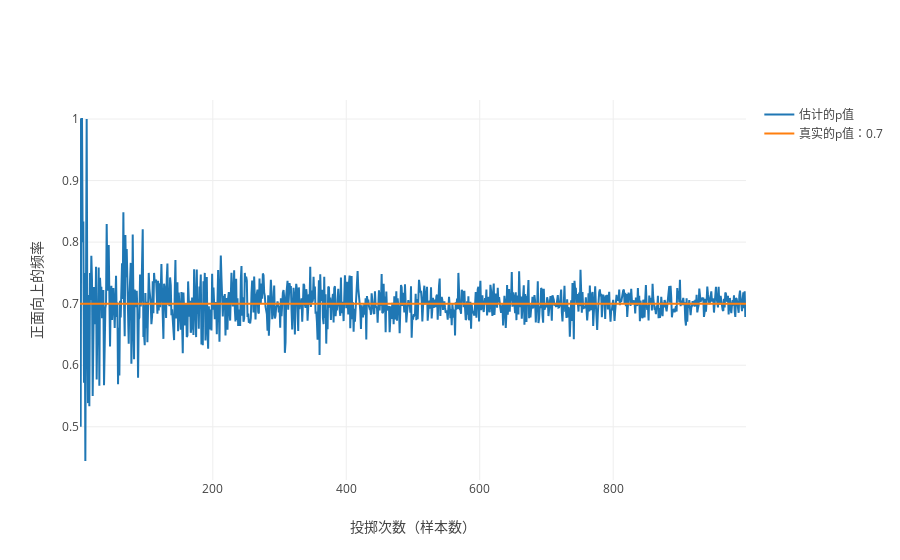

Notebook code cell kept with this figure:
### Code cell
trace_0 = go.Scatter(x = sizes, y = estimated_p, mode = "lines", name = "估计的p值")
trace_1 = go.Scatter(x = sizes, y = np.full(trial_count, p), mode = "lines", name = f"真实的p值：{p}")
data = [trace_0, trace_1]
layout = go.Layout(
    xaxis = dict(title = "投掷次数（样本数）"),
    yaxis = dict(title = "正面向上的频率")
)
fig = go.Figure(data=data, layout=layout)
iplot(fig)

### Figure 1 — Plotly figure (JSON) as saved in the notebook; plotly's stock layout.template omitted (floating-point values rounded to 4 significant figures; data arrays with more than 128 entries replaced by an {"elided": "..."} marker saying what was removed)
{"data": [{"mode": "lines", "name": "估计的p值", "type": "scatter", "uid": "1e70f89e-75f9-4466-9efc-fe1b7e118e97", "x": {"elided": "999 int values"}, "y": {"elided": "999 float values"}}, {"mode": "lines", "name": "真实的p值：0.7", "type": "scatter", "uid": "5ed8763d-6485-4082-a351-f4e568f9d0ce", "x": {"elided": "999 int values"}, "y": {"elided": "1000 float values"}}], "layout": {"xaxis": {"title": {"text": "投掷次数（样本数）"}}, "yaxis": {"title": {"text": "正面向上的频率"}}}}
